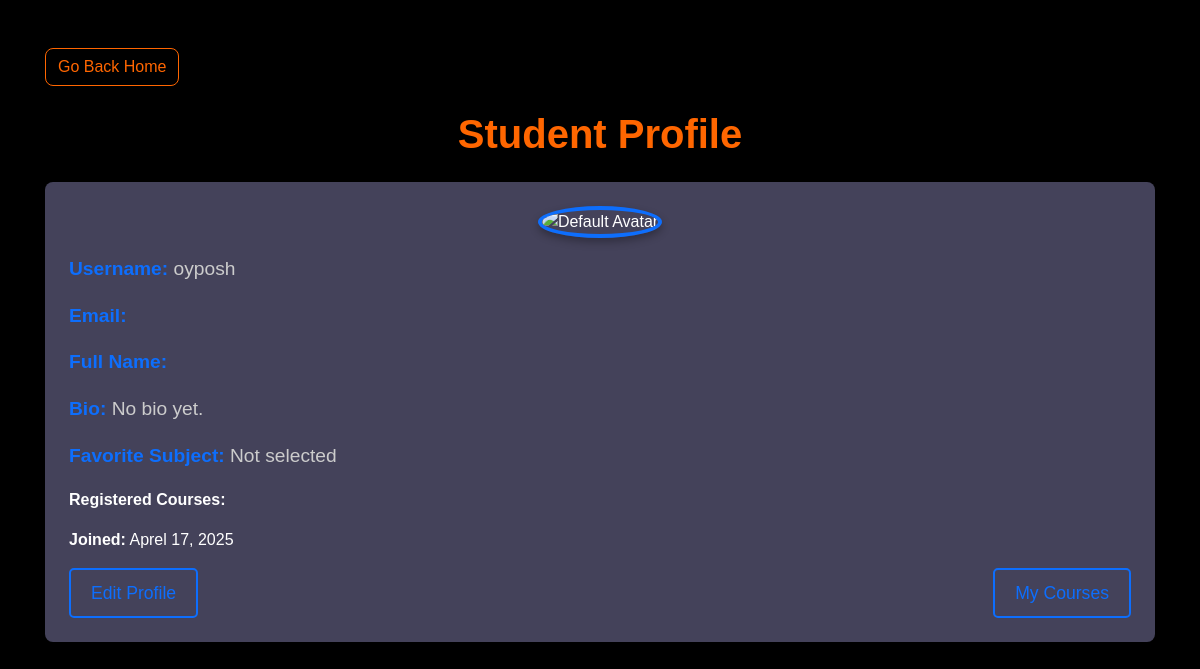
/profile/ (signed in), run on the app's committed database.
### course/models.py (models this page shows, shortened)
class Student(models.Model):
    user = models.OneToOneField(User, on_delete=models.CASCADE)
    avatar = models.ImageField(upload_to='avatars/', null=True, blank=True)
    bio = models.TextField(blank=True, null=True)
    favorite_subject = models.ForeignKey(Subject, null=True, blank=True, on_delete=models.SET_NULL)
    registered_courses = models.ManyToManyField(Course, blank=True)

### course/views.py (the view)
# urls.py: path('profile/', views.student_detail, name='student_detail'),
@login_required
def student_detail(request):
    student = Student.objects.get(user=request.user)
    return render(request, 'student_detail.html', {'student': student})

### templates/student_detail.html (shortened to what this page needs)
{% load static %}
<!DOCTYPE html>
<html lang="en">
<head>
    <link href="{% static 'assets/css/style.css' %}" rel="stylesheet">
</head>
<body style="background-color: #000; color: white;">
    <div class="container py-5">
        <a href="{% url 'index' %}" class="btn btn-outline-primary mb-4">Go Back Home</a>
        <h1 class="text-primary mb-4">Student Profile</h1>
        <div class="profile-container bg-dark p-4 rounded shadow">
            <div class="profile-avatar text-center">
                {% if student.avatar %}
                    <img src="{{ student.avatar.url }}" class="rounded-circle mb-3" width="120" height="120" alt="Avatar">
                {% else %}
                    <img src="{% static 'assets/img/default-avatar.png' %}" class="rounded-circle mb-3" width="120" height="120" alt="Default Avatar">
                {% endif %}
            </div>
            <div class="profile-details mb-3">
                <p><strong>Username:</strong> {{ student.user.username }}</p>
                <p><strong>Email:</strong> {{ student.user.email }}</p>
                <p><strong>Full Name:</strong> {{ student.user.first_name }} {{ student.user.last_name }}</p>
                <p><strong>Bio:</strong> {{ student.bio|default:"No bio yet." }}</p>
                <p><strong>Favorite Subject:</strong> {{ student.favorite_subject.name|default:"Not selected" }}</p>
            </div>
            <div class="registered-courses mb-3">
                <p><strong>Registered Courses:</strong></p>
            </div>
            <div class="join-date mb-3">
                <p><strong>Joined:</strong> {{ student.user.date_joined|date:"F j, Y" }}</p>
            </div>
            <div class="profile-actions d-flex justify-content-between mt-3">
                <a href="{% url 'edit_profile' %}" class="btn btn-outline-primary">Edit Profile</a>
                <a href="{% url 'my_courses' %}" class="btn btn-outline-primary">My Courses</a>
            </div>
        </div>
    </div>
</body>
</html>

### data on the page
Student: user.username "oyposh", bio "No bio yet.", favorite_subject.name "Not selected", user.date_joined "Aprel 17, 2025"
